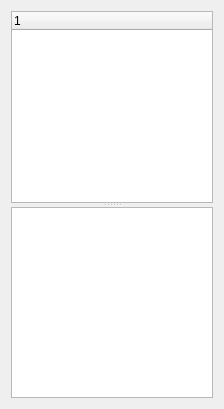
<?xml version="1.0" encoding="UTF-8"?>
<ui version="4.0">
 <class>TheoryTab</class>
 <widget class="QWidget" name="TheoryTab">
  <property name="geometry">
   <rect>
    <x>0</x>
    <y>0</y>
    <width>224</width>
    <height>409</height>
   </rect>
  </property>
  <property name="windowTitle">
   <string>Form</string>
  </property>
  <layout class="QVBoxLayout" name="verticalLayout_2">
   <item>
    <layout class="QHBoxLayout" name="thToolsLayout"/>
   </item>
   <item>
    <widget class="QSplitter" name="splitter">
     <property name="orientation">
      <enum>Qt::Vertical</enum>
     </property>
     <widget class="QTreeWidget" name="thParamTable">
      <column>
       <property name="text">
        <string notr="true">1</string>
       </property>
      </column>
     </widget>
     <widget class="QTextBrowser" name="thTextBox"/>
    </widget>
   </item>
  </layout>
 </widget>
 <resources/>
 <connections/>
</ui>
